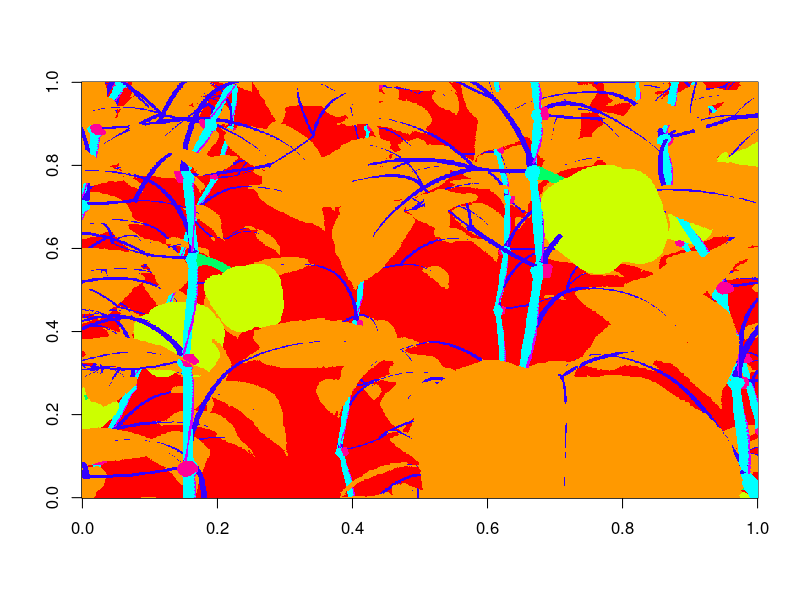

Write R code to recreate this figure.
library(kohonen)


### Name: peppaPic
### Title: Synthetic image of a pepper plant with peppers
### Aliases: peppaPic
### Keywords: datasets

### ** Examples

data(peppaPic)
head(peppaPic)
## show ground truth per pixel
image(t(matrix(peppaPic[,1], 600, 800))[,600:1], col = rainbow(10))
